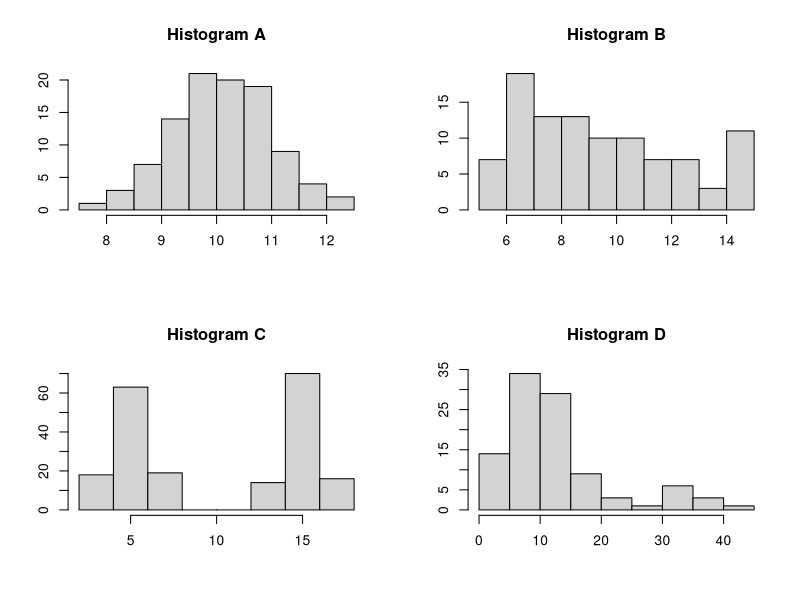

This figure's R source:
set.seed(1)

v1 <- rnorm(100, 10, 1)
v2 <- runif(100, 5, 15)
v3 <- c(rnorm(100,5,1),rnorm(100,15,1))
v4 <- rchisq(100, 10) + 25*rbinom(100,1,0.1)

par(mfrow=c(2,2))
hist(v1, breaks=10, main="Histogram A", xlab="", ylab="")
hist(v2, breaks=10, main="Histogram B", xlab="", ylab="")
hist(v3, breaks=10, main="Histogram C", xlab="", ylab="")
hist(v4, breaks=10, main="Histogram D", xlab="", ylab="")
par(mfrow=c(1,1))